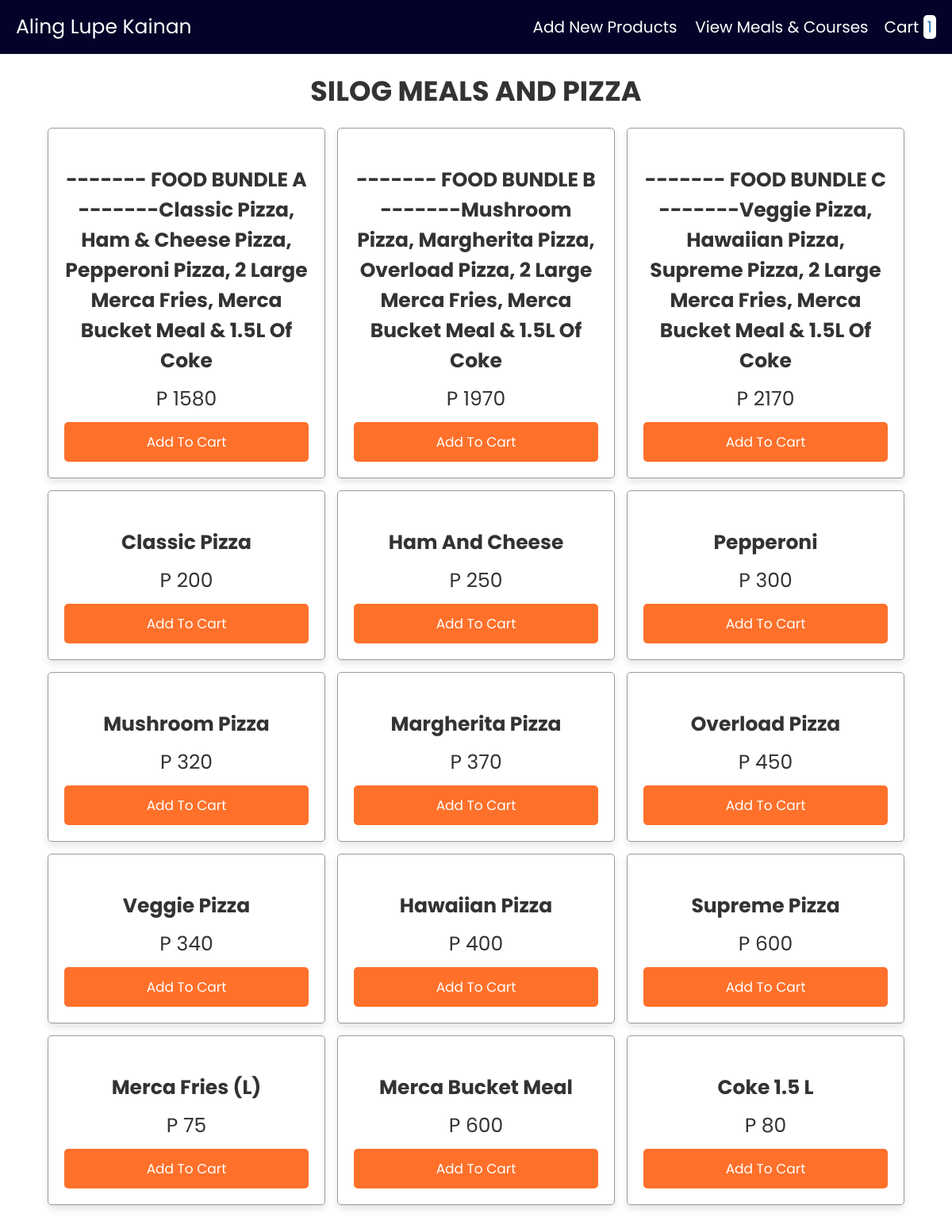
Page /Website/WP1/shopping/products.php on the committed database.
### tables this page shows
CREATE TABLE `products` (
  `id` int(100) NOT NULL,
  `name` varchar(200) NOT NULL,
  `price` varchar(100) NOT NULL,
  `image` varchar(100) NOT NULL,
  `discount` decimal(3,2) NOT NULL
);

### Website/WP1/shopping/products.php (the view, shortened to what this page needs)
<?php
@include 'config.php';
?>
<!DOCTYPE html>
<html lang="en">
<head>
   <link rel="stylesheet" href="https://cdnjs.cloudflare.com/ajax/libs/font-awesome/6.0.0/css/all.min.css">
   <link rel="stylesheet" href="css/style.css">
</head>
<body>
<?php include 'header.php'; ?>
<div class="container">
<section class="products">
   <h1 class="heading">Silog Meals and Pizza</h1>
   <div class="box-container">
      <?php
      $select_products = mysqli_query($conn, "SELECT * FROM `products`");
      if(mysqli_num_rows($select_products) > 0){
         while($fetch_product = mysqli_fetch_assoc($select_products)){
      ?>
      <form action="" method="post">
         <div class="box">
            <h3><?php echo $fetch_product['name']; ?></h3>
            <div class="price">P <?php echo $fetch_product['price']; ?></div>
            <input type="submit" class="btn" value="add to cart" name="add_to_cart">
         </div>
      </form>
      <?php
         };
      };
      ?>
   </div>
</section>
</div>
</body>
</html>

### Website/WP1/shopping/css/style.css (style rules this page uses)
:root { --maincolor: #ff702a; --blue:#2980b9; --purple: #030229; --red:tomato; --orange:orange; --black:#333; --white:#fff; --bg-color:#eee; --dark-bg:rgba(0,0,0,.7); --box-shadow:0 .5rem 1rem rgba(0,0,0,.1); --border:.1rem solid #999; }
* { font-family: 'Poppins', sans-serif; margin:0; padding:0; box-sizing: border-box; outline: none; border:none; text-decoration: none; text-transform: capitalize; }
html { font-size: 62.5%; overflow-x: hidden; }
.container { max-width: 1200px; margin:0 auto; }
section { padding:2rem; }
.heading { text-align: center; font-size: 3.5rem; text-transform: uppercase; color:var(--black); margin-bottom: 2rem; }
.btn, .option-btn, .delete-btn { display: block; width: 100%; text-align: center; background-color: var(--maincolor); color:var(--white); font-size: 1.7rem; padding:1.2rem 3rem; border-radius: .5rem; cursor: pointer; margin-top: 1rem; }
.products .box-container { display: grid; grid-template-columns: repeat(auto-fit, 35rem); gap:1.5rem; justify-content: center; }
.products .box-container .box { text-align: center; padding:2rem; box-shadow: var(--box-shadow); border:var(--border); border-radius: .5rem; }
.products .box-container .box h3 { margin:1rem 0; font-size: 2.5rem; color:var(--black); }
.products .box-container .box .price { font-size: 2.5rem; color:var(--black); }

### rows in the picture
products: name "------- FOOD BUNDLE A -------Classic Pizza, Ham & Cheese Pizza, Pepperoni Pizza, 2 Large Merca Fries, Merca Bucket Meal & 1.5L Of Coke", price "1580"
products: name "------- FOOD BUNDLE B -------Mushroom Pizza, Margherita Pizza, Overload Pizza, 2 Large Merca Fries, Merca Bucket Meal & 1.5L Of Coke", price "1970"
products: name "------- FOOD BUNDLE C -------Veggie Pizza, Hawaiian Pizza, Supreme Pizza, 2 Large Merca Fries, Merca Bucket Meal & 1.5L Of Coke", price "2170"
products: name "Classic Pizza", price "200"
products: name "Ham And Cheese", price "250"
products: name "Pepperoni", price "300"
products: name "Mushroom Pizza", price "320"
products: name "Margherita Pizza", price "370"
products: name "Overload Pizza", price "450"
products: name "Veggie Pizza", price "340"
products: name "Hawaiian Pizza", price "400"
products: name "Supreme Pizza", price "600"
products: name "Merca Fries (L)", price "75"
products: name "Merca Bucket Meal", price "600"
products: name "Coke 1.5 L", price "80"

### other values in the picture
$row_count "1"
